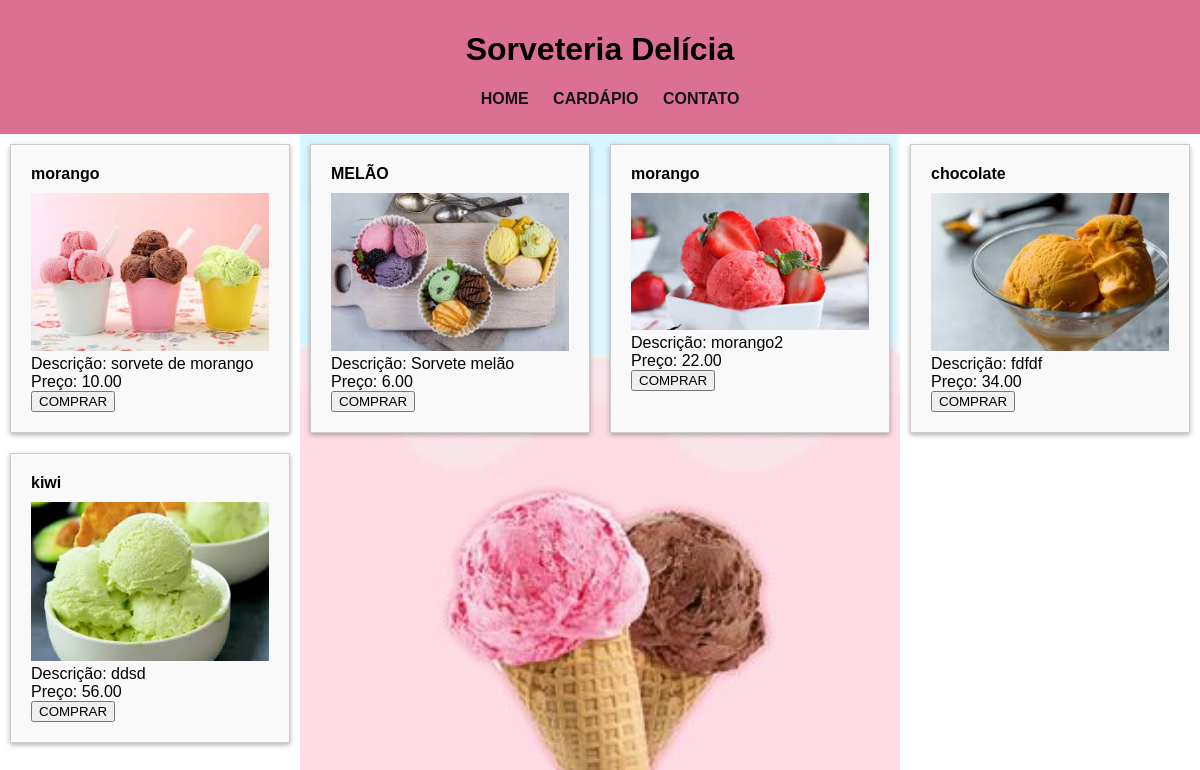
Page /alessandra/cardapio.php on the committed database.
### tables this page shows
CREATE TABLE `sorvetes` (
  `id` int(11) NOT NULL,
  `nome` varchar(100) NOT NULL,
  `imagem` varchar(255) DEFAULT NULL,
  `descricao` text DEFAULT NULL,
  `preco` decimal(10,2) DEFAULT NULL
);

### alessandra/cardapio.php (the view, shortened to what this page needs)
<!DOCTYPE html>
<html lang="en">
<head>
    <link rel="stylesheet" href="styles.css">
</head>
<body>
<body>
  <header>
  <h1>Sorveteria Delícia</h1>
        <nav>
            <ul>
                <li><a href="index.html">HOME</a></li>
                <li><a href="cardapio.html">CARDÁPIO</a></li>
                <li><a href="contato.html">CONTATO</a></li>
              </ul>
        </nav>
  </header>
</head>
<body>
<div class="certo">
<?php
include_once('config.php');
$sql = "SELECT nome, imagem, descricao, preco FROM sorvetes";
$result = $conexao->query($sql);
if ($result->num_rows > 0) {
    while($row = $result->fetch_assoc()) {
      echo "<div class='card'>";
      echo "<div class='card-header'>  " . $row["nome"] . "</div>";
      echo "<div class='p'> <img src='" . $row["imagem"] . "' alt='Imagem'><br>" . "</div>";
      echo "<div class='p'> Descrição:  " . $row["descricao"]. "</div>";
      echo "<div class='p'> Preço: " . $row["preco"]. "</div>";
      echo '<a href="colab.html"><button>COMPRAR</button></a>';
      echo "</div>";
    }
} else {
    echo "0 resultados";
}
?>
</div>
</body>

### alessandra/styles.css (style rules this page uses)
body { font-family: Arial, Helvetica, sans-serif; margin: 0; padding: 0; background: url(imagem.jpg); background-size: 600px; background-repeat: no-repeat; background-position-x: center; }
header { background-color: palevioletred; padding: 10px 0; text-align: center; }
nav ul { list-style: none; }
nav ul li { display: inline; margin-right: 20px; }
nav ul li a { text-decoration: none; color: #151414; font-weight: bold; }
h1 { text-align: center; }

### alessandra/cardapio.php (style rules this page uses)
.card { border: 1px solid #ccc; padding: 20px; margin: 10px; background-color: #f9f9f9; box-shadow: 0 2px 5px rgba(0, 0, 0, 0.3); }
.card-header { font-weight: bold; margin-bottom: 10px; }
img { max-width: 100%; height: auto; margin-right: 10px; }
.certo { display: grid; grid-template-columns: auto auto auto auto; margin-inline: center; flex-wrap: wrap; }

### rows in the picture
sorvetes: nome "morango", imagem (picture), descricao "sorvete de morango", preco "10.00"
sorvetes: nome "MELÃO", imagem (picture), descricao "Sorvete melão", preco "6.00"
sorvetes: nome "morango", imagem (picture), descricao "morango2", preco "22.00"
sorvetes: nome "chocolate", imagem (picture), descricao "fdfdf", preco "34.00"
sorvetes: nome "kiwi", imagem (picture), descricao "ddsd", preco "56.00"
